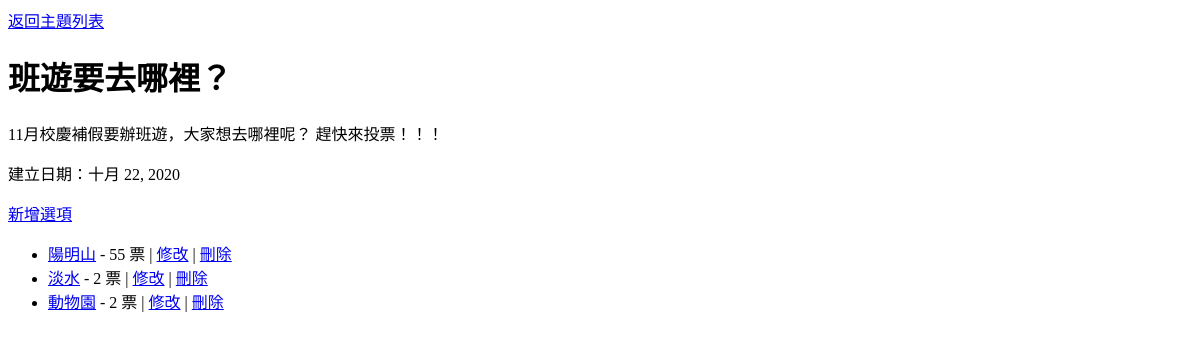
Page /poll/1/ on the earlier database version.
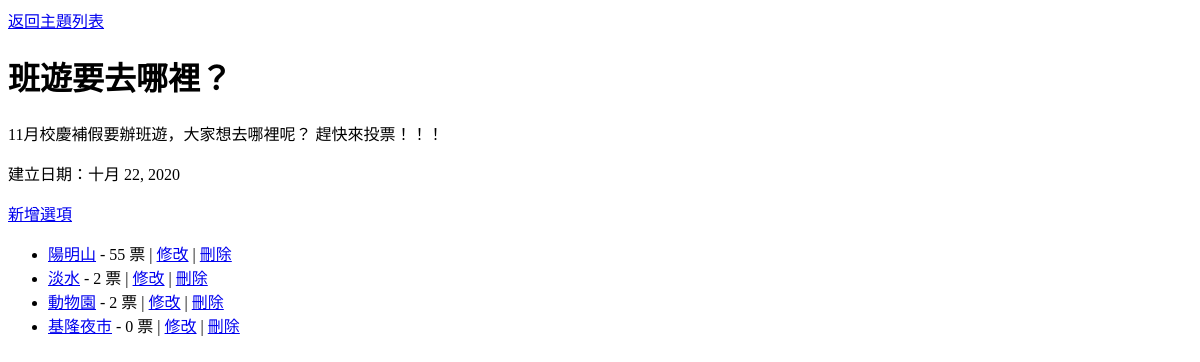
Same page on the later database version.
### default/models.py (models this page shows, shortened)
class Poll(models.Model):
    subject = models.CharField('投票主題', max_length=200)
    description = models.TextField('投票內容說明')
    date_created = models.DateField(auto_now_add=True)

class Option(models.Model):
    poll_id = models.IntegerField('所屬投票主題編號')
    title = models.CharField('選項標題', max_length=200)
    count = models.IntegerField(default=0)

### default/views.py (the view)
# urls.py: path('poll/<int:pk>/', PollDetail.as_view()),
class PollDetail(DetailView):
    model = Poll
    def get_context_data(self, **kwargs):
        ctx = super().get_context_data(**kwargs)
        options = Option.objects.filter(poll_id=self.kwargs['pk'])
        ctx['option_list'] = options
        return ctx

### default/templates/default/poll_detail.html
{% extends "base.html" %}
{% block content %}
<a href="/poll/">返回主題列表</a>
<h1>{{ poll.subject }}</h1>
<p>{{ poll.description }}</p>
<p>建立日期：{{ poll.date_created }}</p>
<a href="/poll/{{ poll.id }}/add/">新增選項</a>
<ul>
    {% for option in option_list %}
    <li>
        <a href="/option/{{ option.id }}/">{{ option.title }}</a>
        - {{ option.count }} 票
        | <a href="/option/{{ option.id }}/edit/">修改</a>
        | <a href="/option/{{ option.id }}/delete/">刪除</a>
    </li>
    {% endfor %}
</ul>
{% endblock %}

### default/templates/base.html (shortened to what this page needs)
<!DOCTYPE html>
<html lang="en">
<head>
</head>
<body>
    {% block content %}{% endblock %}
</body>
</html>

Differences in the rows shown:
added Option: title "基隆夜市", count "0"
